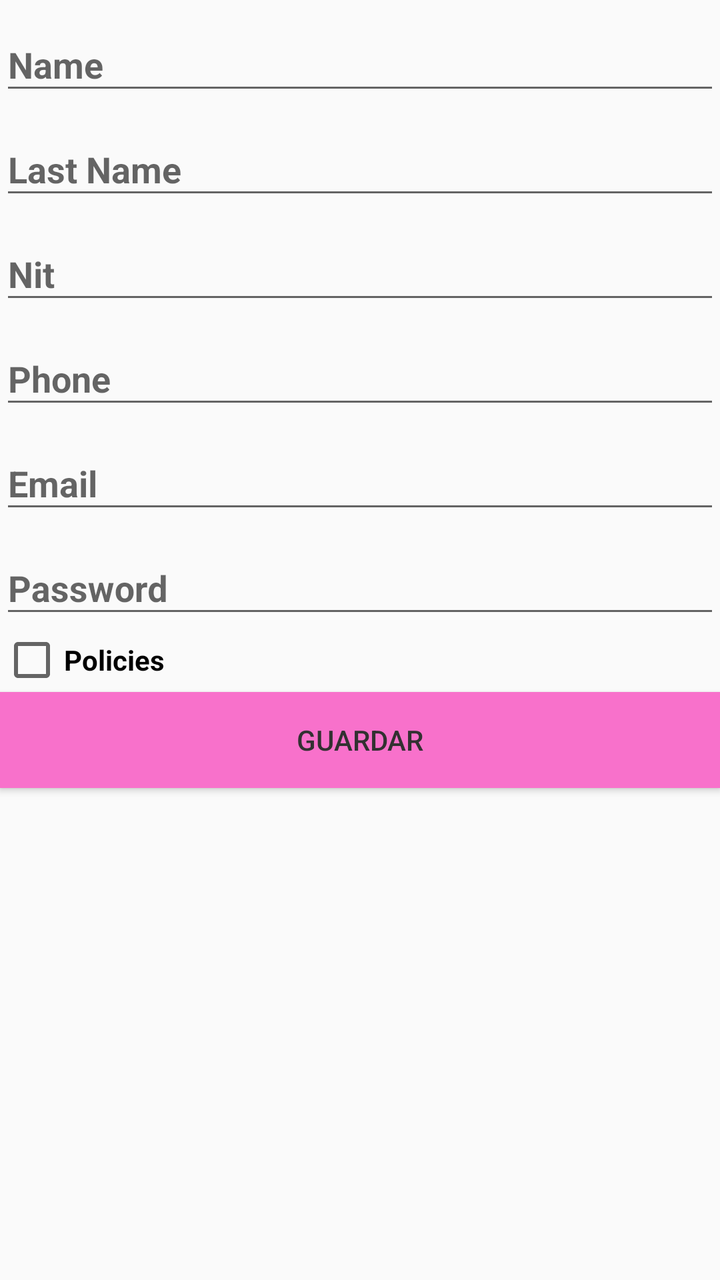
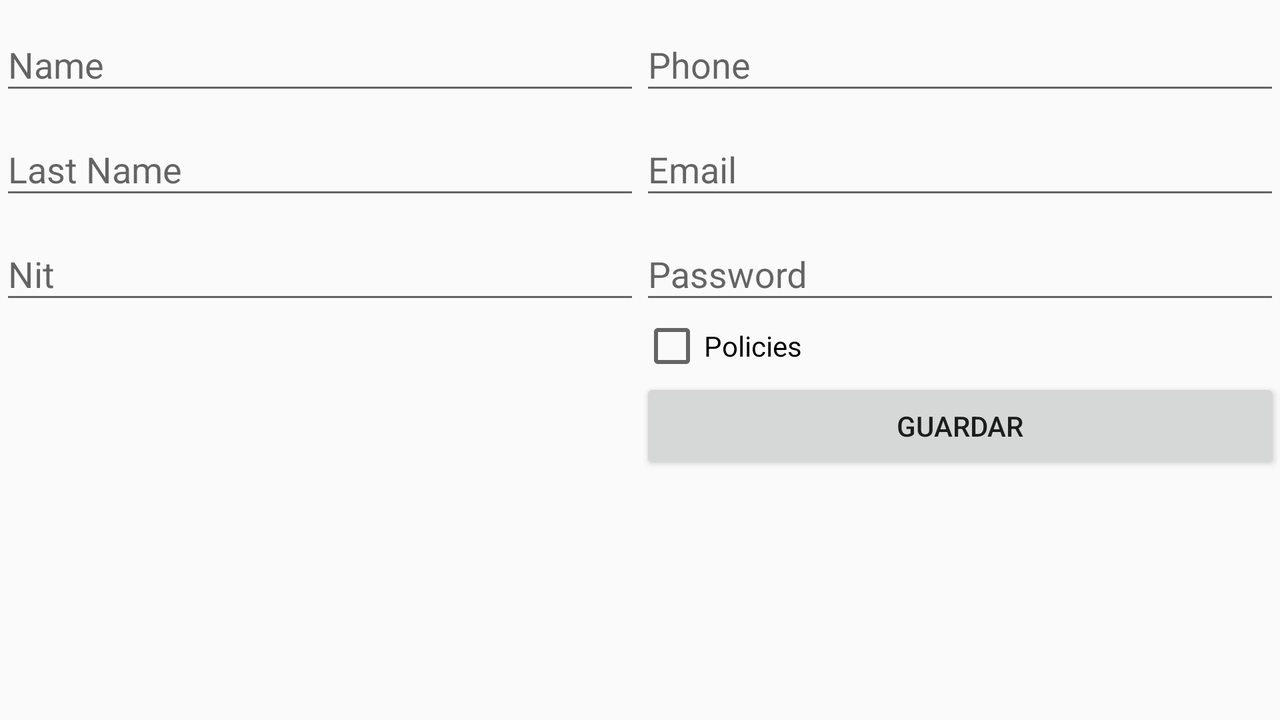

First picture: res/layout/ on a phone held upright. Second picture: the repository's own variant of that layout, on a device whose configuration matches the variant's folder. Source for both follows.
<!-- AndroidManifest.xml: activity theme Theme.MyApplication.NoActionBar -->
<!-- res/layout/activity_register.xml -->
<?xml version="1.0" encoding="utf-8"?>
<LinearLayout
    xmlns:android="http://schemas.android.com/apk/res/android"
    xmlns:app="http://schemas.android.com/apk/res-auto"
    xmlns:tools="http://schemas.android.com/tools"
    android:layout_width="match_parent"
    android:layout_height="match_parent"
    tools:context=".RegisterActivity"
    android:orientation="vertical">
<com.google.android.material.textfield.TextInputLayout
    android:layout_width="match_parent"
    android:layout_height="wrap_content"
    android:hint="@string/Name">
    <EditText
        android:id="@+id/editName"
        android:layout_width="match_parent"
        android:layout_height="wrap_content"
        android:ems="10"
        android:inputType="text"
        android:textStyle="bold"/>
</com.google.android.material.textfield.TextInputLayout>
    <com.google.android.material.textfield.TextInputLayout
        android:layout_width="match_parent"
        android:layout_height="wrap_content"
        android:hint="@string/LastName">
        <EditText
            android:id="@+id/editLastName"
            android:layout_width="match_parent"
            android:layout_height="wrap_content"
            android:ems="10"
            android:inputType="text"
            android:textStyle="bold"/>
    </com.google.android.material.textfield.TextInputLayout>
    <com.google.android.material.textfield.TextInputLayout
        android:layout_width="match_parent"
        android:layout_height="wrap_content"
        android:hint="Nit">
        <EditText
            android:id="@+id/editNit"
            android:layout_width="match_parent"
            android:layout_height="wrap_content"
            android:ems="10"
            android:inputType="number"
            android:textStyle="bold"/>
    </com.google.android.material.textfield.TextInputLayout>
    <com.google.android.material.textfield.TextInputLayout
        android:layout_width="match_parent"
        android:layout_height="wrap_content"
        android:hint="@string/Phone">
        <EditText
            android:id="@+id/editPhone"
            android:layout_width="match_parent"
            android:layout_height="wrap_content"
            android:ems="10"
            android:inputType="phone"
            android:textStyle="bold"/>
    </com.google.android.material.textfield.TextInputLayout>
    <com.google.android.material.textfield.TextInputLayout
        android:layout_width="match_parent"
        android:layout_height="wrap_content"
        android:hint="Email">
        <EditText
            android:id="@+id/editEmail"
            android:layout_width="match_parent"
            android:layout_height="wrap_content"
            android:ems="10"
            android:inputType="textEmailAddress"
            android:textStyle="bold"/>
    </com.google.android.material.textfield.TextInputLayout>
    <com.google.android.material.textfield.TextInputLayout
        android:layout_width="match_parent"
        android:layout_height="wrap_content"
        android:hint="@string/txt_password">
        <EditText
            android:id="@+id/editPassword"
            android:layout_width="match_parent"
            android:layout_height="wrap_content"
            android:ems="10"
            android:inputType="textPassword"
            android:textStyle="bold"/>
    </com.google.android.material.textfield.TextInputLayout>
    <CheckBox
        android:id="@+id/CheckboxPolicies"
        android:layout_width="wrap_content"
        android:layout_height="wrap_content"
        android:text="Policies"
        android:textStyle="bold"/>

    <Button
        android:id="@+id/btnSaveRegister"
        android:layout_width="match_parent"
        android:layout_height="wrap_content"
        android:onClick="onRegisterSave"
        android:text="@string/save"
        android:textColor="#323131"
        android:background="#FFF871CB"/>

</LinearLayout>
<!-- resources referenced by this layout -->
<resources>
  <string name="LastName">Last Name</string>
  <string name="Name">Name</string>
  <string name="Phone">Phone</string>
  <string name="save">Guardar</string>
  <string name="txt_password">Password</string>
  <style name="Theme.MyApplication.NoActionBar">
          <item name="windowActionBar">false</item>
          <item name="windowNoTitle">true</item>
      </style>
</resources>
<!-- res/layout-land/activity_register.xml (the author's variant of the layout above) -->
<!-- drawn on the phone turned sideways -->
<?xml version="1.0" encoding="utf-8"?>
<LinearLayout
    xmlns:android="http://schemas.android.com/apk/res/android"
    xmlns:app="http://schemas.android.com/apk/res-auto"
    xmlns:tools="http://schemas.android.com/tools"
    android:layout_width="match_parent"
    android:layout_height="match_parent"
    tools:context=".RegisterActivity"
    android:orientation="horizontal">

    <LinearLayout
        android:layout_width="0dp"
        android:layout_height="wrap_content"
        android:layout_weight="1"
        android:orientation="vertical">
<com.google.android.material.textfield.TextInputLayout
    android:layout_width="match_parent"
    android:layout_height="wrap_content"
    android:hint="@string/Name">
    <EditText
        android:id="@+id/editName"
        android:layout_width="match_parent"
        android:layout_height="wrap_content"
        android:ems="10"
        android:inputType="text"/>
</com.google.android.material.textfield.TextInputLayout>
    <com.google.android.material.textfield.TextInputLayout
        android:layout_width="match_parent"
        android:layout_height="wrap_content"
        android:hint="@string/LastName">
        <EditText
            android:id="@+id/editLastName"
            android:layout_width="match_parent"
            android:layout_height="wrap_content"
            android:ems="10"
            android:inputType="text"/>
    </com.google.android.material.textfield.TextInputLayout>
    <com.google.android.material.textfield.TextInputLayout
        android:layout_width="match_parent"
        android:layout_height="wrap_content"
        android:hint="Nit">
        <EditText
            android:id="@+id/editNit"
            android:layout_width="match_parent"
            android:layout_height="wrap_content"
            android:ems="10"
            android:inputType="number"/>
    </com.google.android.material.textfield.TextInputLayout>
    </LinearLayout>

    <LinearLayout
        android:layout_width="0dp"
        android:layout_height="wrap_content"
        android:layout_weight="1"
        android:orientation="vertical">
    <com.google.android.material.textfield.TextInputLayout
        android:layout_width="match_parent"
        android:layout_height="wrap_content"
        android:hint="@string/Phone">
        <EditText
            android:id="@+id/editPhone"
            android:layout_width="match_parent"
            android:layout_height="wrap_content"
            android:ems="10"
            android:inputType="phone"/>
    </com.google.android.material.textfield.TextInputLayout>
    <com.google.android.material.textfield.TextInputLayout
        android:layout_width="match_parent"
        android:layout_height="wrap_content"
        android:hint="Email">
        <EditText
            android:id="@+id/editEmail"
            android:layout_width="match_parent"
            android:layout_height="wrap_content"
            android:ems="10"
            android:inputType="textEmailAddress"/>
    </com.google.android.material.textfield.TextInputLayout>
    <com.google.android.material.textfield.TextInputLayout
        android:layout_width="match_parent"
        android:layout_height="wrap_content"
        android:hint="@string/txt_password">
        <EditText
            android:id="@+id/editPassword"
            android:layout_width="match_parent"
            android:layout_height="wrap_content"
            android:ems="10"
            android:inputType="textPassword"/>
    </com.google.android.material.textfield.TextInputLayout>
    <CheckBox
        android:id="@+id/CheckboxPolicies"
        android:layout_width="wrap_content"
        android:layout_height="wrap_content"
        android:text="Policies"/>
    <Button
        android:id="@+id/btnSaveRegister"
        android:layout_width="match_parent"
        android:layout_height="wrap_content"
        android:text="@string/save"
        android:onClick="onRegisterSave"/>
    </LinearLayout>

</LinearLayout>
